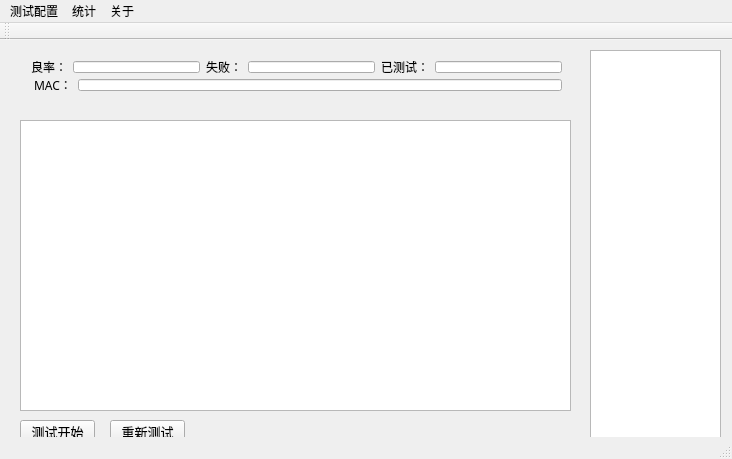
<?xml version="1.0" encoding="UTF-8"?>
<ui version="4.0">
 <class>MainWindow</class>
 <widget class="QMainWindow" name="MainWindow">
  <property name="geometry">
   <rect>
    <x>0</x>
    <y>0</y>
    <width>732</width>
    <height>459</height>
   </rect>
  </property>
  <property name="windowTitle">
   <string>MainWindow</string>
  </property>
  <widget class="QWidget" name="centralWidget">
   <widget class="QTableView" name="tableView">
    <property name="geometry">
     <rect>
      <x>20</x>
      <y>80</y>
      <width>551</width>
      <height>291</height>
     </rect>
    </property>
   </widget>
   <widget class="QTableView" name="tableView_2">
    <property name="geometry">
     <rect>
      <x>590</x>
      <y>10</y>
      <width>131</width>
      <height>391</height>
     </rect>
    </property>
   </widget>
   <widget class="QPushButton" name="pushButton">
    <property name="geometry">
     <rect>
      <x>20</x>
      <y>380</y>
      <width>75</width>
      <height>23</height>
     </rect>
    </property>
    <property name="font">
     <font>
      <family>新宋体</family>
      <pointsize>10</pointsize>
     </font>
    </property>
    <property name="text">
     <string>测试开始</string>
    </property>
   </widget>
   <widget class="QPushButton" name="pushButton_2">
    <property name="geometry">
     <rect>
      <x>110</x>
      <y>380</y>
      <width>75</width>
      <height>23</height>
     </rect>
    </property>
    <property name="font">
     <font>
      <family>新宋体</family>
      <pointsize>10</pointsize>
     </font>
    </property>
    <property name="text">
     <string>重新测试</string>
    </property>
   </widget>
   <widget class="QWidget" name="">
    <property name="geometry">
     <rect>
      <x>20</x>
      <y>10</y>
      <width>553</width>
      <height>52</height>
     </rect>
    </property>
    <layout class="QVBoxLayout" name="verticalLayout">
     <item>
      <layout class="QHBoxLayout" name="horizontalLayout">
       <item>
        <widget class="QLabel" name="label_3">
         <property name="font">
          <font>
           <family>新宋体</family>
           <pointsize>9</pointsize>
          </font>
         </property>
         <property name="text">
          <string>良率：</string>
         </property>
        </widget>
       </item>
       <item>
        <widget class="QLineEdit" name="lineEdit_2"/>
       </item>
       <item>
        <widget class="QLabel" name="label_2">
         <property name="font">
          <font>
           <family>新宋体</family>
          </font>
         </property>
         <property name="text">
          <string>失败：</string>
         </property>
        </widget>
       </item>
       <item>
        <widget class="QLineEdit" name="lineEdit_3"/>
       </item>
       <item>
        <widget class="QLabel" name="label">
         <property name="font">
          <font>
           <family>新宋体</family>
          </font>
         </property>
         <property name="text">
          <string>已测试：</string>
         </property>
        </widget>
       </item>
       <item>
        <widget class="QLineEdit" name="lineEdit"/>
       </item>
      </layout>
     </item>
     <item>
      <layout class="QHBoxLayout" name="horizontalLayout_2">
       <item>
        <widget class="QLabel" name="label_4">
         <property name="font">
          <font>
           <family>新宋体</family>
           <pointsize>9</pointsize>
          </font>
         </property>
         <property name="text">
          <string> MAC：</string>
         </property>
        </widget>
       </item>
       <item>
        <widget class="QLineEdit" name="lineEdit_4"/>
       </item>
      </layout>
     </item>
    </layout>
   </widget>
   <zorder>label</zorder>
   <zorder>lineEdit</zorder>
   <zorder>label_2</zorder>
   <zorder>lineEdit_2</zorder>
   <zorder>label_3</zorder>
   <zorder>lineEdit_3</zorder>
   <zorder>label_4</zorder>
   <zorder>label_4</zorder>
   <zorder>label_4</zorder>
   <zorder>label_4</zorder>
   <zorder>label</zorder>
   <zorder>lineEdit</zorder>
   <zorder>lineEdit_4</zorder>
   <zorder>tableView</zorder>
   <zorder>tableView_2</zorder>
   <zorder>pushButton</zorder>
   <zorder>pushButton_2</zorder>
  </widget>
  <widget class="QToolBar" name="mainToolBar">
   <attribute name="toolBarArea">
    <enum>TopToolBarArea</enum>
   </attribute>
   <attribute name="toolBarBreak">
    <bool>false</bool>
   </attribute>
  </widget>
  <widget class="QStatusBar" name="statusBar"/>
  <widget class="QMenuBar" name="menuBar">
   <property name="geometry">
    <rect>
     <x>0</x>
     <y>0</y>
     <width>732</width>
     <height>23</height>
    </rect>
   </property>
   <widget class="QMenu" name="menu">
    <property name="title">
     <string>测试配置</string>
    </property>
    <addaction name="loginaction"/>
    <addaction name="separator"/>
    <addaction name="checkaction"/>
   </widget>
   <widget class="QMenu" name="menu_2">
    <property name="title">
     <string>统计</string>
    </property>
    <addaction name="statisaction"/>
   </widget>
   <widget class="QMenu" name="menu_3">
    <property name="title">
     <string>关于</string>
    </property>
    <addaction name="aboutaction"/>
   </widget>
   <addaction name="menu"/>
   <addaction name="menu_2"/>
   <addaction name="menu_3"/>
  </widget>
  <action name="loginaction">
   <property name="text">
    <string>输入密码</string>
   </property>
   <property name="font">
    <font>
     <family>新宋体</family>
    </font>
   </property>
   <property name="menuRole">
    <enum>QAction::ApplicationSpecificRole</enum>
   </property>
  </action>
  <action name="checkaction">
   <property name="text">
    <string>测试项选择</string>
   </property>
   <property name="font">
    <font>
     <family>新宋体</family>
    </font>
   </property>
  </action>
  <action name="statisaction">
   <property name="text">
    <string>详细统计</string>
   </property>
   <property name="font">
    <font>
     <family>新宋体</family>
     <pointsize>9</pointsize>
    </font>
   </property>
  </action>
  <action name="aboutaction">
   <property name="text">
    <string>关于我们</string>
   </property>
   <property name="font">
    <font>
     <family>新宋体</family>
     <pointsize>9</pointsize>
    </font>
   </property>
  </action>
 </widget>
 <layoutdefault spacing="6" margin="11"/>
 <resources/>
 <connections/>
</ui>
